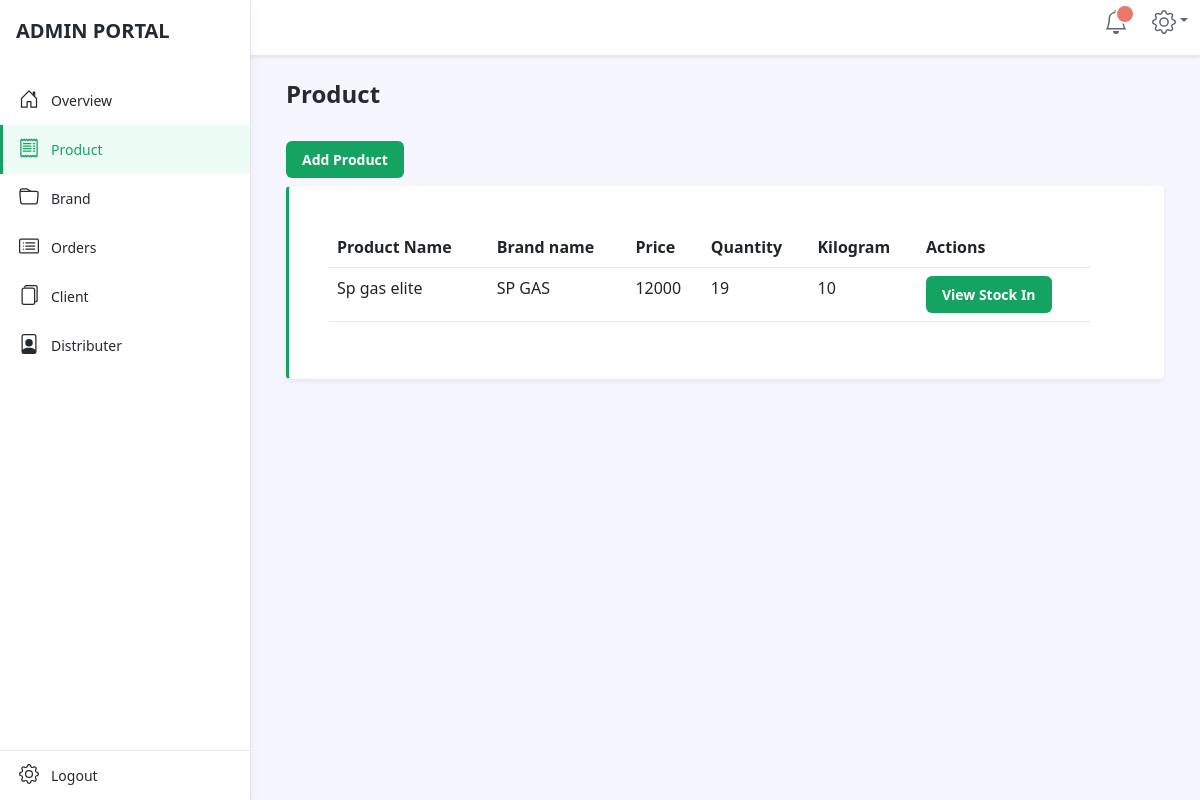
/adminstrator/product.php (signed in), run on the app's committed database.
### tables this page shows
CREATE TABLE `product` (
  `pr_id` int(11) NOT NULL,
  `cat_id` int(11) NOT NULL,
  `gas_name` longtext NOT NULL,
  `gas_price` int(11) NOT NULL,
  `quantity` int(11) NOT NULL,
  `status` longtext NOT NULL
);

CREATE TABLE `brand` (
  `br_id` int(11) NOT NULL,
  `brand_name` longtext NOT NULL,
  `status` longtext NOT NULL
);

CREATE TABLE `category` (
  `cat_id` int(11) NOT NULL,
  `br_id` int(11) NOT NULL,
  `kilogram` longtext NOT NULL,
  `status` longtext NOT NULL
);

### adminstrator/product.php (the view, shortened to what this page needs)
<?php
include 'header.php';
?>
<div id="app-sidepanel" class="app-sidepanel">
	        <div class="sidepanel-inner d-flex flex-column">
		        <div class="app-branding">
		            <a class="app-logo" href="./"><span class="logo-text">ADMIN PORTAL</span></a>
		        </div>
			    <nav id="app-nav-main" class="app-nav app-nav-main flex-grow-1">
				    <ul class="app-menu list-unstyled accordion" id="menu-accordion">
					   <li class="nav-item">
					        <a class="nav-link" href="./">
						        <span class="nav-icon">
						         </span>
		                         <span class="nav-link-text">Overview</span>
					        </a>
					    </li>
					     <li class="nav-item">
					        <a class="nav-link active" href="product">
						        <span class="nav-icon">
       </span>
		                         <span class="nav-link-text">Product</span>
					        </a>
					    </li>
					     <li class="nav-item">
					        <a class="nav-link " href="brand">
						        <span class="nav-icon">
       </span>
		                         <span class="nav-link-text">Brand</span>
					        </a>
					    </li>
					    <li class="nav-item">
					        <a class="nav-link" href="orders">
						        <span class="nav-icon">
						         </span>
		                         <span class="nav-link-text">Orders</span>
					        </a>
					    </li>
					    <li class="nav-item">
					        <a class="nav-link" href="client">
						        <span class="nav-icon">
		         </span>
		                         <span class="nav-link-text">Client</span>
					        </a>
					    </li>
					    <li class="nav-item">
					        <a class="nav-link " href="distributer">
						        <span class="nav-icon">
						         </span>
		                         <span class="nav-link-text">Distributer</span>
					        </a>
					    </li>
				    </ul>
			    </nav>
			    <div class="app-sidepanel-footer">
				    <nav class="app-nav app-nav-footer">
					    <ul class="app-menu footer-menu list-unstyled">
						    <li class="nav-item">
						        <a class="nav-link" href="?logout">
							        <span class="nav-icon">
							        </span>
			                        <span class="nav-link-text">Logout</span>
						        </a>
						    </li>
					    </ul>
				    </nav>
			    </div>
	        </div>
	    </div>
    </header>
        <div class="app-wrapper">
    <div class="app-content pt-3 p-md-3 p-lg-4">
		    <div class="container-xl">
			    <div><h1 class="app-page-title">Product</h1></div>
			    <div class="py-2"> <a class="btn app-btn-primary" href="add-product">Add Product</a></div>
			    <div class="app-card alert alert-dismissible shadow-sm mb-4 border-left-decoration" role="alert">
				    <div class="inner">
					    <div class="app-card-body p-3 p-lg-4">
						     <table class="table table-hover datatable">
                    <thead>
                      <tr>
                        <th>Product Name</th>
                        <th>Brand name</th>
                        <th>Price</th>
                        <th>Quantity</th>
                        <th>Kilogram</th>
                        <th>Actions</th>
                      </tr>
                    </thead>
                    <tbody class="table-border-bottom-0">
                      <?php
                      $select_product = "SELECT * FROM product";
                      $prepare_product = $connect -> prepare($select_product);
                      $prepare_product -> execute();
                      while ($fetch_product = $prepare_product -> fetch(PDO::FETCH_ASSOC)) {
                      $select_cate = "SELECT * FROM category WHERE cat_id='".$fetch_product['cat_id']."'";
                      $prepare_cate = $connect -> prepare($select_cate);
                      $prepare_cate -> execute();
                      $fetch_cate = $prepare_cate -> fetch(PDO::FETCH_ASSOC);
                        $select_brand = "SELECT * FROM brand WHERE br_id='".$fetch_cate['br_id']."'";
                        $prepare_brand = $connect -> prepare($select_brand);
                        $prepare_brand -> execute();
                        $fetch_brand = $prepare_brand -> fetch(PDO::FETCH_ASSOC);
                         ?>
                      <tr>
                        <td><?php echo $fetch_product['gas_name']; ?></td>
                        <td><?php echo $fetch_brand['brand_name']; ?></td>
                         <td><?php echo $fetch_product['gas_price']; ?></td>
                          <td><?php echo $fetch_product['quantity']; ?></td>
                        <td><?php echo $fetch_cate['kilogram']; ?></td>
                        <td>
                          <div class="dropdown">
                            <a href="stock?product=<?php echo $fetch_product['pr_id']; ?>" class="btn app-btn-primary" >
                            View Stock In<i class="bx bx-dots-vertical-rounded"></i>
                            </a>
                            </div>
                          </div>
                    <?php } ?>
					    </div>
				    </div>
			    </div>
		    </div>
	    </div>
    <?php 	include 'footer.php'; ?>

### data on the page
product: gas_name "Sp gas elite", brand.brand_name "SP GAS", gas_price "12000", quantity "19", cat.kilogram "10"
